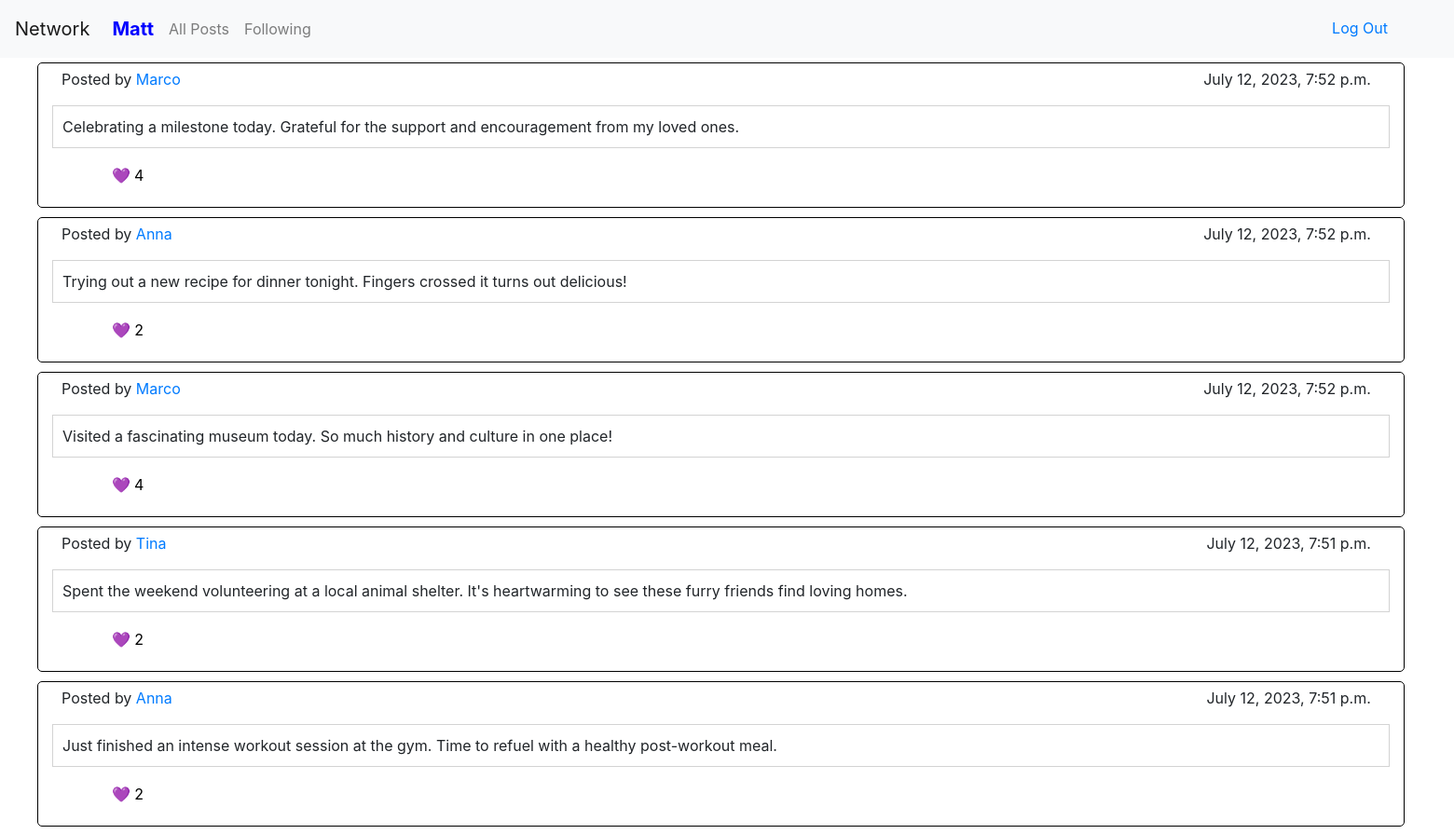
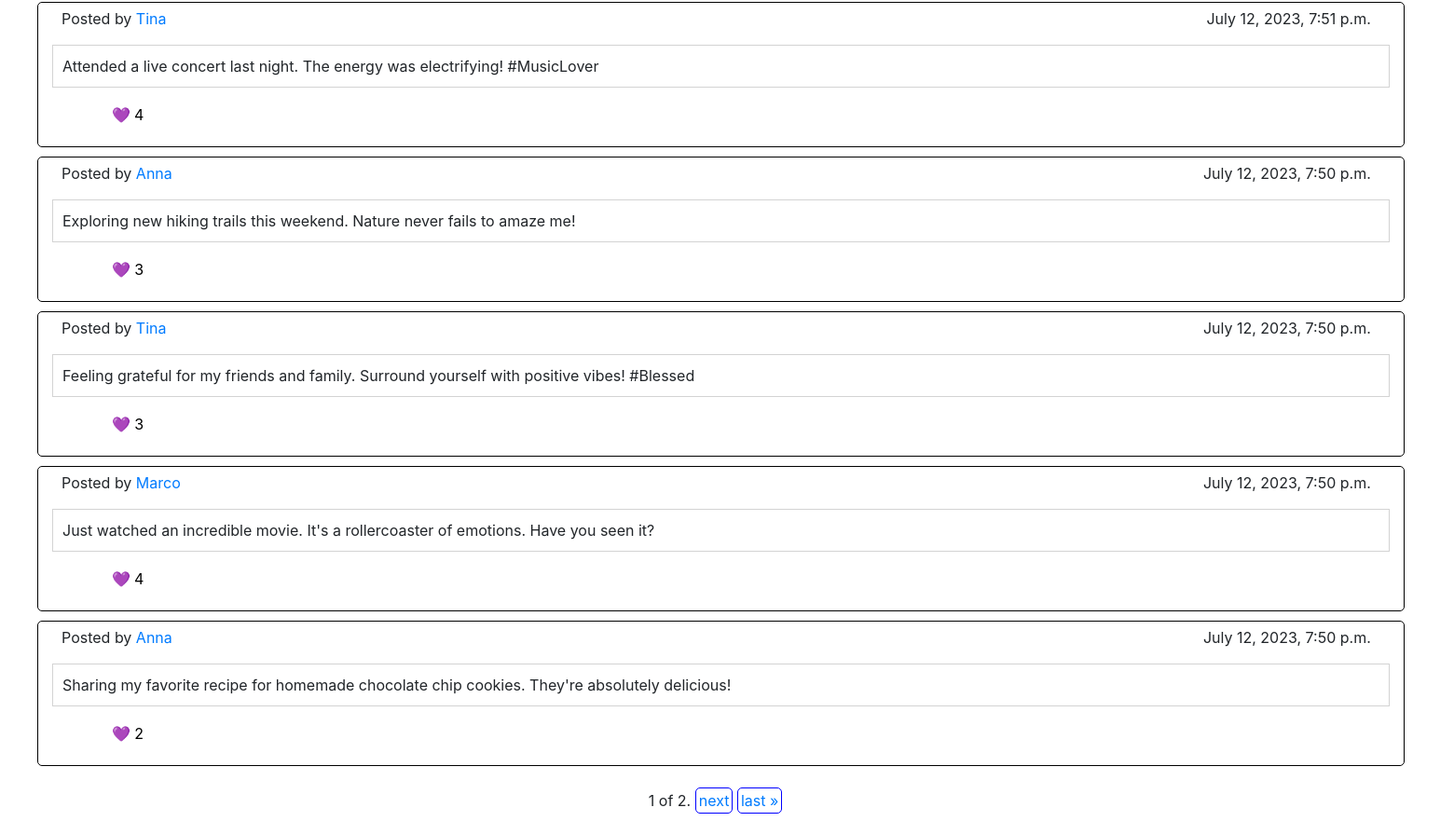
The page /following (signed in) on the database its author committed (2 pictures, top to bottom).
### network/models.py (models this page shows, shortened)
class User(AbstractUser):
    id = models.BigAutoField(primary_key=True)

class Post(models.Model):
    id = models.BigAutoField(primary_key=True)
    user = models.ForeignKey(User, on_delete=models.CASCADE)
    body_text = models.TextField()
    timestamp = models.DateTimeField()
    likes = models.IntegerField(default=0)
    liked_by = models.ManyToManyField(User, related_name='likes', blank=True)

### network/views.py (the view)
# urls.py: path("following", views.following, name="following"),
@login_required(login_url='login')
def following(request):
    following_users = Following.objects.filter(user=request.user).values_list('following_user', flat=True)
    post_list = Post.objects.filter(Q(user__in=following_users)).order_by('-timestamp')
    paginator = Paginator(post_list, 10)   # Show x posts per page.
    page_number = request.GET.get('page')
    page_obj = paginator.get_page(page_number)
    return render(request, "network/following.html", {
        "page_obj": page_obj,
    })

### network/templates/network/following.html (shortened to what this page needs)
{% extends "network/layout.html" %}
{% block body %}
    <ul id="post_list">
        {% for post in page_obj %}
            <li>
                <div class="user_post">
                    <div class="user_info">
                        <p id="post_username">Posted by <a href="{% url 'user_page' user_id=post.user.id %}">{{ post.user }}</a></p>
                        <p id="post_timestamp">{{ post.timestamp }}</p>
                    </div>
                    <p id="post_body">{{ post.body_text }}</p>
                    <form id="post_opt">
                        <button class="like_button" data-post-id="{{ post.id }}">
                          <p class="post_likes">&#x1F49C; {{ post.likes }}</p>
                        </button>
                    </form>
                  </div>
                </li>
        {% empty %}
          <li>No Posts.</li>
        {% endfor %}
      </ul>
      <div class="pagination" id="pagination" >
        <span class="step-links">
          <span class="current">
            {{ page_obj.number }} of {{ page_obj.paginator.num_pages }}.
          </span>
          {% if page_obj.has_next %}
            <a id="pag_opt" href="?page={{ page_obj.next_page_number }}">next</a>
            <a id="pag_opt" href="?page={{ page_obj.paginator.num_pages }}">last &raquo;</a>
          {% endif %}
        </span>
      </div>
{% endblock %}

### network/templates/network/layout.html (shortened to what this page needs)
{% load static %}
<!DOCTYPE html>
<html lang="en">
    <head>
        <link rel="stylesheet" href="https://stackpath.bootstrapcdn.com/bootstrap/4.4.1/css/bootstrap.min.css">
        <link href="{% static 'network/styles.css' %}" rel="stylesheet">
    </head>
    <body>
        <nav class="navbar navbar-expand-lg navbar-light bg-light" id="navbar">
            <a class="navbar-brand" href="#">Network</a>
            <div>
              <ul class="navbar-nav mr-auto">
                {% if user.is_authenticated %}
                    <li class="nav-items">
                        <a class="nav-link" id="user_profile" style="font-size: 20px; href="{% url 'user_page' user_id=user.id %}"><strong>{{ user.username }}</strong></a>
                    </li>
                {% endif %}
                <li class="nav-item">
                  <a class="nav-link" href="{% url 'index' %}">All Posts</a>
                </li>
                {% if user.is_authenticated %}
                    <li class="nav-item">
                        <a class="nav-link" href="{% url 'following' %}">Following</a>
                    </li>
                {% endif %}
              </ul>
                {% if user.is_authenticated %}
                    <a class="nav-link" href="{% url 'logout' %}" style="position: absolute; top: 10px; right: 55px;">Log Out</a>
                {% endif %}
            </div>
          </nav>
        <div class="body">
            {% block body %}
            {% endblock %}
        </div>
    </body>
</html>

### network/static/network/styles.css (style rules this page uses)
.nav-item { margin-top: 3px; }
#post_list { list-style-type: none; }
.user_post { width: 96.5%; height: 80%; border: 1px solid black; border-radius: 5px; padding: 5px; margin-top: 5px; margin-bottom: 10px; align-items: center; }
.user_info { display: flex; flex-grow: 1; justify-content: space-between; margin-left: 20px; margin-right: 30px; }
#post_body { margin-left: 10px; margin-right: 10px; padding: 10px; border: 1px solid lightgrey; white-space: pre-wrap; }
#post_opt { display: grid; grid-template-columns: repeat(8, 1fr); }
.like_button { border: none; background: transparent; grid-column: 1 / 2; }
#user_profile { color: blue; }
#pagination { position: relative; left: 43%; cursor: pointer; margin: 25px; }
#pag_opt { border-radius: 5px; padding: 3px; border: 1px solid blue; }

### rows shown on the page
User: username "Matt"
Post: user "Marco", timestamp "July 12, 2023, 7:52 p.m.", body_text "Celebrating a milestone today. Grateful for the support and encouragement from my loved ones.", likes "4"
Post: user "Anna", timestamp "July 12, 2023, 7:52 p.m.", body_text "Trying out a new recipe for dinner tonight. Fingers crossed it turns out delicious!", likes "2"
Post: user "Marco", timestamp "July 12, 2023, 7:52 p.m.", body_text "Visited a fascinating museum today. So much history and culture in one place!", likes "4"
Post: user "Tina", timestamp "July 12, 2023, 7:51 p.m.", body_text "Spent the weekend volunteering at a local animal shelter. It's heartwarming to see these furry friends find loving homes.", likes "2"
Post: user "Anna", timestamp "July 12, 2023, 7:51 p.m.", body_text "Just finished an intense workout session at the gym. Time to refuel with a healthy post-workout meal.", likes "2"
Post: user "Tina", timestamp "July 12, 2023, 7:51 p.m.", body_text "Attended a live concert last night. The energy was electrifying! #MusicLover", likes "4"
Post: user "Anna", timestamp "July 12, 2023, 7:50 p.m.", body_text "Exploring new hiking trails this weekend. Nature never fails to amaze me!", likes "3"
Post: user "Tina", timestamp "July 12, 2023, 7:50 p.m.", body_text "Feeling grateful for my friends and family. Surround yourself with positive vibes! #Blessed", likes "3"
Post: user "Marco", timestamp "July 12, 2023, 7:50 p.m.", body_text "Just watched an incredible movie. It's a rollercoaster of emotions. Have you seen it?", likes "4"
Post: user "Anna", timestamp "July 12, 2023, 7:50 p.m.", body_text "Sharing my favorite recipe for homemade chocolate chip cookies. They're absolutely delicious!", likes "2"

### other values the page prints
{{ page_obj.number }} "1"
{{ page_obj.paginator.num_pages }} "2"
